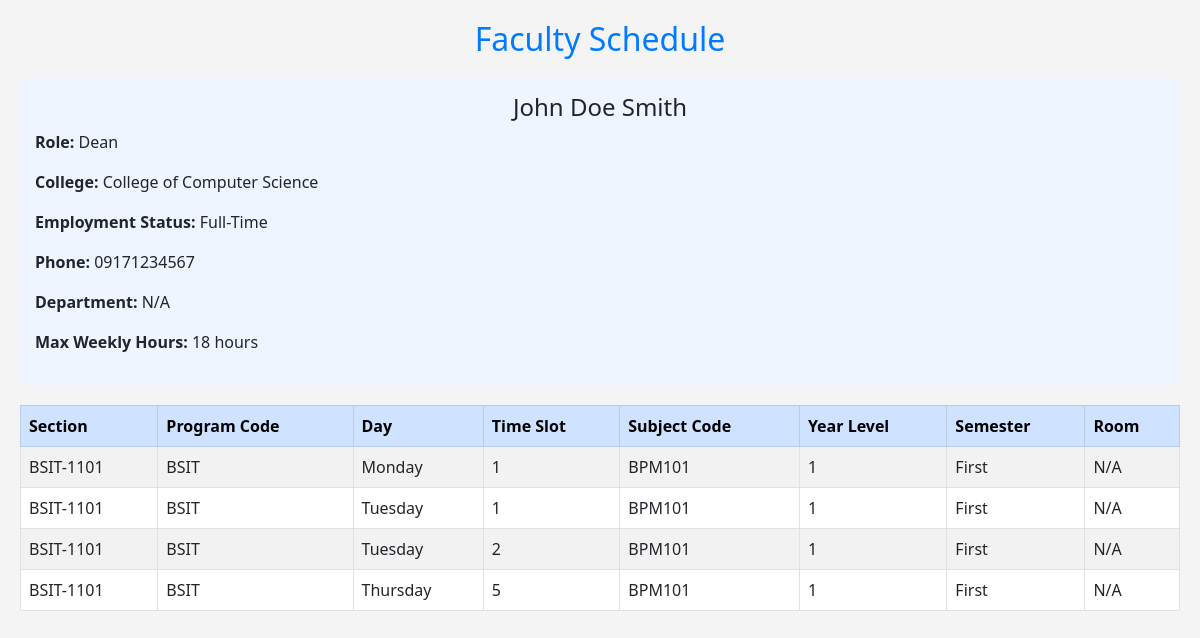
The app's page /frame/view_sched.php (signed in) with its own data.
### tables this page shows
CREATE TABLE `faculty` (
  `faculty_id` int(11) NOT NULL,
  `firstname` varchar(50) NOT NULL,
  `middlename` varchar(50) DEFAULT NULL,
  `lastname` varchar(50) NOT NULL,
  `college` varchar(100) DEFAULT NULL,
  `employment_status` enum('Full-Time','Part-Time') DEFAULT 'Full-Time',
  `address` text DEFAULT NULL,
  `phone_no` varchar(20) NOT NULL,
  `departmentID` varchar(50) DEFAULT NULL,
  `role` enum('Dean','Department Head','Instructor') DEFAULT NULL,
  `master_specialization` varchar(255) DEFAULT NULL,
  `created_at` timestamp NOT NULL DEFAULT current_timestamp(),
  `max_weekly_hours` int(11) DEFAULT 18
);

CREATE TABLE `schedules` (
  `schedule_id` int(11) NOT NULL,
  `faculty_id` int(11) NOT NULL,
  `subject_code` varchar(50) NOT NULL,
  `section_id` int(11) NOT NULL,
  `day_of_week` enum('Monday','Tuesday','Wednesday','Thursday','Friday','Saturday','Sunday') NOT NULL,
  `time_slot` varchar(255) NOT NULL,
  `is_checked` tinyint(1) DEFAULT 0,
  `course_id` int(255) DEFAULT NULL,
  `room_id` varchar(255) DEFAULT NULL,
  `department` varchar(35) DEFAULT NULL,
  `year_level` varchar(35) DEFAULT NULL,
  `semester` varchar(10) DEFAULT NULL
);

CREATE TABLE `sections` (
  `section_id` int(11) NOT NULL,
  `program_code` varchar(50) NOT NULL,
  `year_level` int(11) NOT NULL,
  `section_name` varchar(10) NOT NULL,
  `semester` varchar(255) DEFAULT NULL
);

### frame/view_sched.php (the view, shortened to what this page needs)
<?php
include_once "../connections/connection.php";
$faculty_id = $_SESSION['id'];
try {
    $stmt = $conn->prepare("
        SELECT f.*,
               CONCAT(f.firstname, ' ', f.lastname) AS teacher,
               section.section_name,
               sched.day_of_week,
               sched.time_slot,
               sched.subject_code,
               sched.year_level,
               sched.semester,
               sched.room_id,
               section.program_code
        FROM faculty f
        LEFT JOIN schedules sched ON f.faculty_id = sched.faculty_id
        LEFT JOIN sections section ON section.section_id = sched.section_id
        WHERE f.faculty_id = :faculty_id
    ");
    $stmt->bindParam(':faculty_id', $faculty_id);
    $stmt->execute();
    $schedules = $stmt->fetchAll(PDO::FETCH_ASSOC);
} catch (PDOException $e) {
    echo "db_error: " . $e->getMessage();
}
?>
<!DOCTYPE html>
<html lang="en">
<head>
    <link href="https://cdn.jsdelivr.net/npm/bootstrap@5.3.0/dist/css/bootstrap.min.css" rel="stylesheet">
</head>
<body>
    <h2>Faculty Schedule</h2>
    <?php if (!empty($schedules)): ?>
        <?php if (!empty($schedules) || isset($schedules[0])): ?>
            <div class="faculty-info">
                <h4 class="text-center">
                    <?php echo htmlspecialchars($schedules[0]['firstname'] ?? 'N/A') . " " .
                            htmlspecialchars($schedules[0]['middlename'] ?? '') . " " .
                            htmlspecialchars($schedules[0]['lastname'] ?? ''); ?>
                </h4>
                <p><strong>Role:</strong> <?php echo htmlspecialchars($schedules[0]['role'] ?? 'N/A'); ?></p>
                <p><strong>College:</strong> <?php echo htmlspecialchars($schedules[0]['college'] ?? 'N/A'); ?></p>
                <p><strong>Employment Status:</strong> <?php echo htmlspecialchars($schedules[0]['employment_status'] ?? 'N/A'); ?></p>
                <p><strong>Phone:</strong> <?php echo htmlspecialchars($schedules[0]['phone_no'] ?? 'N/A'); ?></p>
                <p><strong>Department:</strong> <?php echo htmlspecialchars($schedules[0]['department'] ?? 'N/A'); ?></p>
                <p><strong>Max Weekly Hours:</strong> <?php echo htmlspecialchars($schedules[0]['max_weekly_hours'] ?? 'N/A'); ?> hours</p>
            </div>
        <?php endif; ?>
        <table class="table table-bordered table-striped">
            <thead class="table-primary">
                <tr>
                    <th>Section</th>
                    <th>Program Code</th>
                    <th>Day</th>
                    <th>Time Slot</th>
                    <th>Subject Code</th>
                    <th>Year Level</th>
                    <th>Semester</th>
                    <th>Room</th>
                </tr>
            </thead>
            <tbody>
                <?php foreach ($schedules as $schedule): ?>
                    <tr>
                        <td><?php echo htmlspecialchars($schedule['section_name'] ?? 'N/A'); ?></td>
                        <td><?php echo htmlspecialchars($schedule['program_code'] ?? 'N/A'); ?></td>
                        <td><?php echo htmlspecialchars($schedule['day_of_week'] ?? 'N/A'); ?></td>
                        <td><?php echo htmlspecialchars($schedule['time_slot'] ?? 'N/A'); ?></td>
                        <td><?php echo htmlspecialchars($schedule['subject_code'] ?? 'N/A'); ?></td>
                        <td><?php echo htmlspecialchars($schedule['year_level'] ?? 'N/A'); ?></td>
                        <td><?php echo htmlspecialchars($schedule['semester'] ?? 'N/A'); ?></td>
                        <td><?php echo htmlspecialchars($schedule['room_id'] ?? 'N/A'); ?></td>
                    </tr>
                <?php endforeach; ?>
            </tbody>
        </table>
    <?php else: ?>
        <p class="text-center text-danger">No schedule found for this faculty member.</p>
    <?php endif; ?>
</body>
</html>

### frame/view_sched.php (style rules this page uses)
body { background-color: #f4f4f4; padding: 20px; }
h2 { text-align: center; color: #007bff; margin-bottom: 20px; }
.faculty-info { background: #eef5ff; padding: 15px; border-radius: 5px; margin-bottom: 20px; }
.table thead tr { background-color: #007bff; color: white; }
.table tbody tr:nth-child(even) { background-color: #f2f2f2; }

### records on screen
faculty: firstname "John", middlename "Doe", lastname "Smith", role "Dean", college "College of Computer Science", employment_status "Full-Time", phone_no "09171234567", max_weekly_hours "18"
schedules: section.section_name "BSIT-1101", section.program_code "BSIT", day_of_week "Monday", time_slot "1", subject_code "BPM101", year_level "1", semester "First", room "N/A"
schedules: section.section_name "BSIT-1101", section.program_code "BSIT", day_of_week "Tuesday", time_slot "1", subject_code "BPM101", year_level "1", semester "First", room "N/A"
schedules: section.section_name "BSIT-1101", section.program_code "BSIT", day_of_week "Tuesday", time_slot "2", subject_code "BPM101", year_level "1", semester "First", room "N/A"
schedules: section.section_name "BSIT-1101", section.program_code "BSIT", day_of_week "Thursday", time_slot "5", subject_code "BPM101", year_level "1", semester "First", room "N/A"

### other values on screen
$schedules[0]['department'] "N/A"
